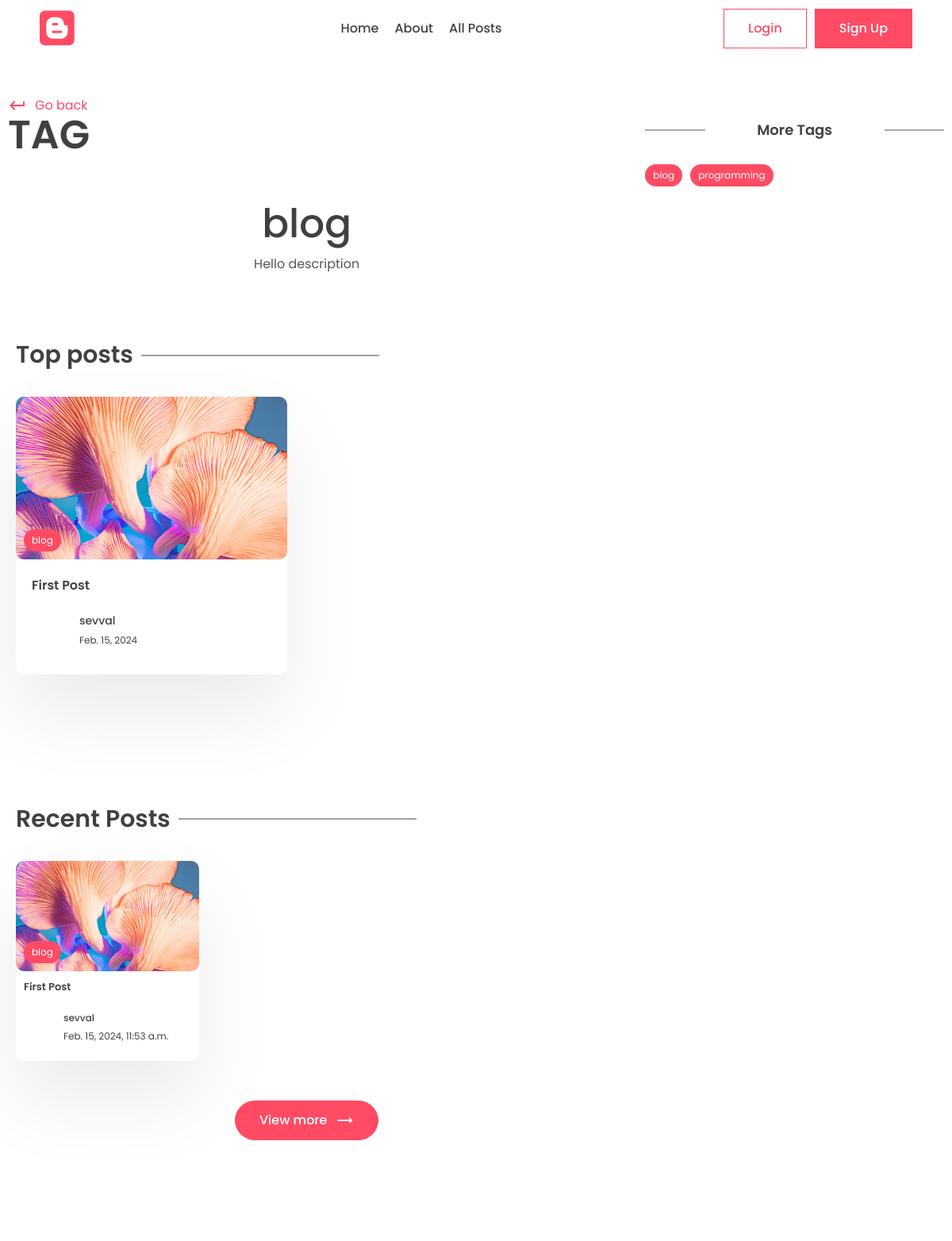
Before: /tag/blog (upper part) with the older database file.
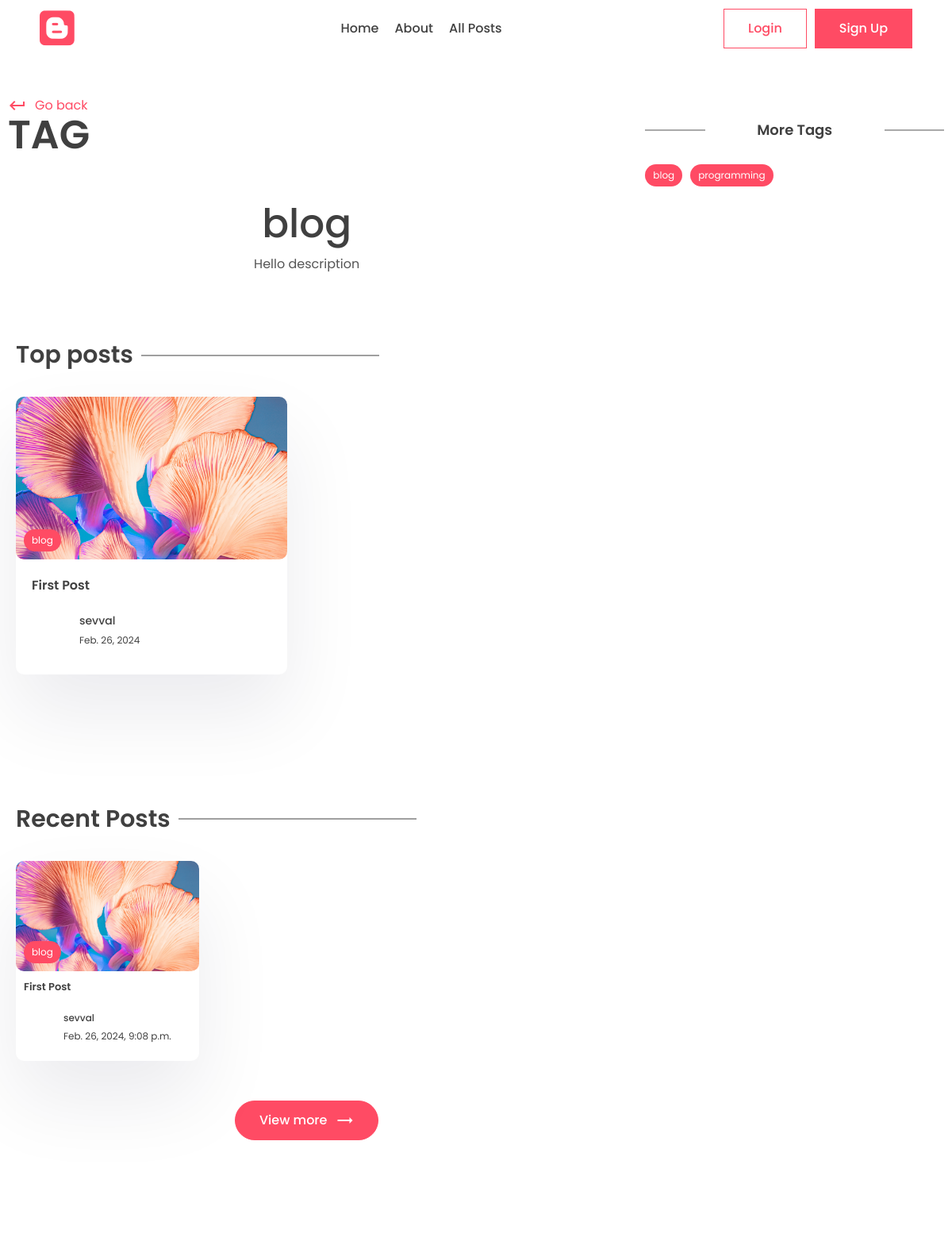
After: the same page with the newer database file.
### app/models.py (models this page shows, shortened)
class Post(models.Model):
    title = models.CharField(max_length = 200)
    content = models.TextField()
    last_updated = models.DateTimeField(auto_now = True)
    slug = models.SlugField(max_length =200, unique=True)
    image = models.ImageField(null=True, blank=True, upload_to='images/')
    tags = models.ManyToManyField(Tag, blank=True, related_name='post')
    view_count = models.IntegerField(null = True, blank= True)
    is_featured = models.BooleanField(default = False)
    author = models.ForeignKey(User, on_delete = models.CASCADE, null=True, blank= True)
    bookmarks = models.ManyToManyField(User, related_name="bookmarks", blank=True, default=None)
    likes = models.ManyToManyField(User, related_name="post_like", blank=True, default=None)

class Tag(models.Model):
    name=models.CharField(max_length = 100)
    description=models.CharField(max_length = 100)
    slug=models.SlugField(max_length = 200, unique = True)

### app/views.py (the view)
# urls.py: path('tag/<slug:slug>', views.tag_page, name='tag_page'),
def tag_page(request, slug):
    tag= Tag.objects.get(slug=slug)
    top_posts = Post.objects.filter(tags__in = [tag.id]).order_by('-view_count')[0:2]
    recent_posts = Post.objects.filter(tags__in = [tag.id]).order_by('-last_updated')[0:2]
    tags= Tag.objects.all()
    context = {'tag':tag, 'top_posts':top_posts, 'recent_posts': recent_posts, 'tags':tags}
    return render(request, 'app/tag.html', context)

### app/templates/app/tag.html (shortened to what this page needs)
{% extends "base.html" %}
{% block content %}
      <div class="container">
        <div class="layout">
          <div class="left">
            <div class="page-top">
              <div class="top flex">
                <div class="page-name">
                  <a href="#" class="learn">
                    <span class="material-icons"> keyboard_return </span> Go
                    back
                  </a>
                  <h1>Tag</h1>
                </div>
              </div>
            </div>
            <center>
              <div class="typo">
                <h1 class="title">{{tag.name}}</h1>
                <p>
                  {{tag.description}}
                </p>
              </div>
            </center>
            <section class="sp">
              <div class="container">
                <h1 class="sec-title">Top posts</h1>
                <div class="grid-2 blog">
                    {% for post in top_posts %}
                  <a href="{% url 'post_page' post.slug %}">
                    <div class="card">
                      <div class="post-img">
                        <img src="{{post.image.url}}" alt="" />
                        <div class="tag">{{post.tags.all.0.name}}</div>
                      </div>
                      <div class="card-content">
                        <h3>
                          {{post.title}}
                        </h3>
                        <div class="author">
                          <div class="profile-pic">
                          </div>
                          <div class="details">
                            <p>{{post.author.first_name}}</p>
                            <small>{{post.last_updated | date}}</small>
                          </div>
                        </div>
                      </div>
                    </div>
                  </a>
                  {%empty%}
                  <p>Nothing to show here.</p>
                  {% endfor  %}
                </div>
              </div>
            </section>
            <section class="sp">
              <div class="container">
                <h1 class="sec-title">Recent Posts</h1>
                <div class="grid-3 blog-grid">
                    {% for post in recent_posts %}
                  <a href="{% url 'post_page' post.slug %}">
                    <div class="card">
                      <div class="post-img">
                        <img src="{{post.image.url}}" alt="" />
                        <div class="tag">{{post.tags.all.0.name}}</div>
                      </div>
                      <div class="card-content">
                        <h3>
                          {{post.title}}
                        </h3>
                        <div class="author">
                          <div class="profile-pic">
                          </div>
                          <div class="details">
                            <p>{{post.author.first_name}}</p>
                            <small>{{post.last_updated}}</small>
                          </div>
                        </div>
                      </div>
                    </div>
                  </a>
                  {%empty%}
                  <p>Nothing to show here.</p>
                  {% endfor %}
                </div>
                <center>
                  <button class="btn btn-primary rounded view">
                    View more
                    <span class="material-icons"> trending_flat </span>
                  </button>
                </center>
              </div>
            </section>
          </div>
          <div class="right">
            <div class="block">
              <h2 class="title2">More Tags</h2>
              <div class="blog-tags">
                {% for tag in tags %}
                <a href = "{% url 'tag_page' tag.slug %}" class="tag">{{tag.name}}</a>
                {% endfor %}
              </div>
            </div>
          </div>
        </div>
      </div>
      {% endblock content %}

Changed rows visible on the page:
changed Post "First Post": last_updated "Feb. 15, 2024" → "Feb. 26, 2024"; last_updated "Feb. 15, 2024, 11:53 a.m." → "Feb. 26, 2024, 9:08 p.m."
